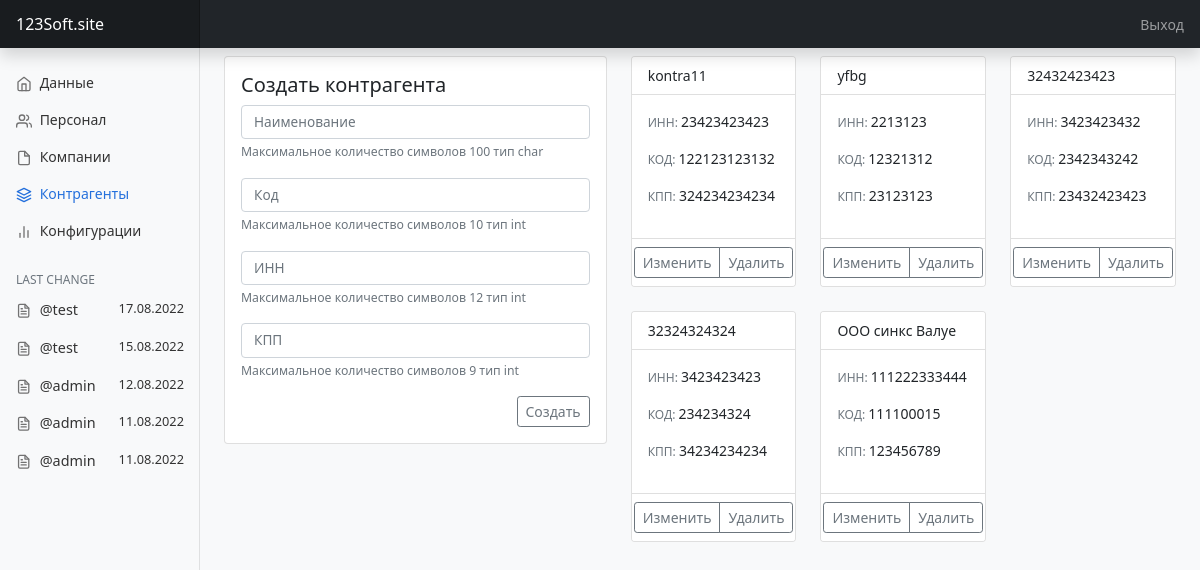
The app's page /contractor/ (signed in), older data.
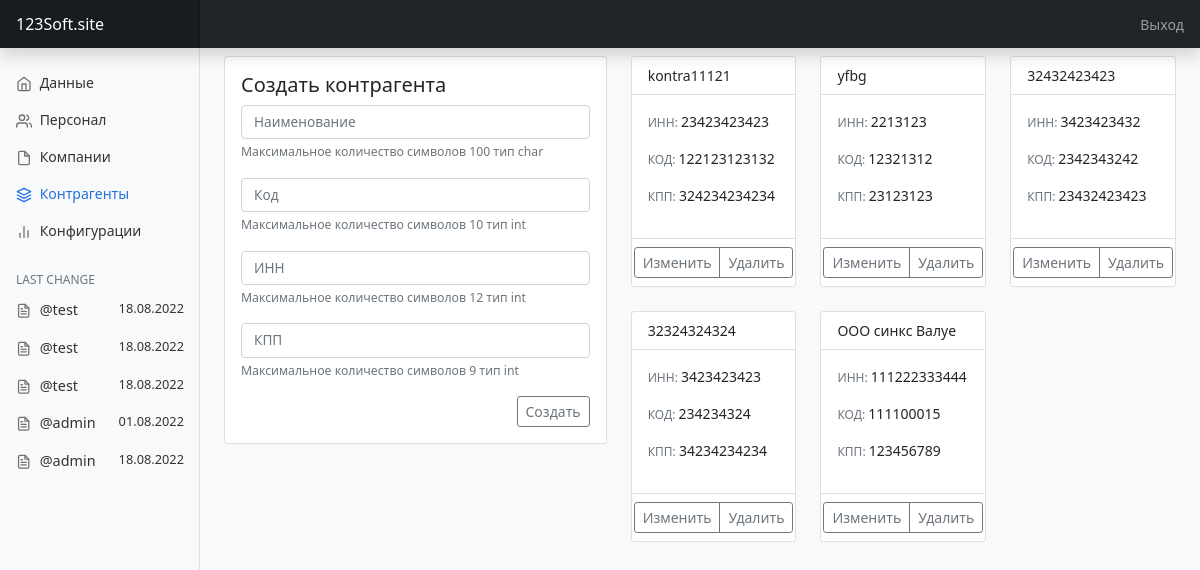
The same page, newer data.
### SYSControl/models.py (models this page shows, shortened)
class HeadDataBase(models.Model):
    company = models.ForeignKey(Company, verbose_name='Организация', related_name='HeadDataBase_key', on_delete=models.PROTECT)
    user = models.ForeignKey(User, verbose_name='Пользователь', related_name='HeadDataBase_key', on_delete=models.PROTECT)
    date = models.DateField(auto_now=False, auto_now_add=False, verbose_name='Дата создания')
    distance = models.BooleanField(verbose_name='Удаленно')
    chek = models.BooleanField(verbose_name='Проверено', default=False)
    comment = models.CharField(max_length=50, verbose_name='Комментарий', default="")

class Сontractor(models.Model):
    name = models.CharField(max_length=100, verbose_name='Организация')
    cod = models.CharField(max_length=10, verbose_name='Код')
    inn = models.CharField(max_length=12, verbose_name='ИНН')
    kpp = models.CharField(max_length=9, verbose_name='КПП')

### SYSControl/views.py (the view, shortened to what this page needs)
# urls.py: path('contractor/', СontractorView.as_view(), name='contractor'),
class СontractorView(LoginRequiredMixin, View):
    def get(self, request):
        if request.user.is_superuser:
            model = Сontractor.objects.all()
            data = HeadDataBase.objects.all().order_by('-id')
            context = {
                'contractors': model,
                'data': data
            }
            return render(request, 'contractor.html', context)
        else:
            return HttpResponseRedirect('/errorPage')

### templates/contractor.html (shortened to what this page needs)
{% extends 'base.html' %}
{% block content %}
    <div class="conteiner mt-2">
        <div class="row">
            <div class="col-md-5">
                <div class="row-cols-1">
                    <div class="col card">
                        <div class="card-body">
                            <h5 class="card-title">
                                Создать контрагента
                            </h5>
                            <form method="POST" action="{% url 'contractorCreate' %}">
                                <div class="mb-3">
                                    <input class="form-control input-sm" type="text" name="name" placeholder="Наименование" required>
                                    <div class="form-text">Максимальное количество символов 100 тип char</div>
                                </div>
                                <div class="mb-3">
                                    <input class="form-control input-sm" type="text" name="cod" placeholder="Код" required>
                                    <div class="form-text">Максимальное количество символов 10 тип int</div>
                                </div>
                                <div class="mb-3">
                                    <input class="form-control input-sm" type="text" name="inn" placeholder="ИНН" required>
                                    <div class="form-text">Максимальное количество символов 12 тип int</div>
                                </div>
                                <div class="mb-3">
                                    <input class="form-control input-sm" type="text" name="kpp" placeholder="КПП" required>
                                    <div class="form-text">Максимальное количество символов 9 тип int</div>
                                </div>
                                <div class="d-flex justify-content-end">
                                    <button class="btn btn-sm btn-outline-secondary" type="submit">Создать</button>
                                </div>
                            </form>
                        </div>
                    </div>
                </div>
            </div>
            <div class="col-md-7">
                <div class="row row-cols-1 row-cols-md-3 g-4">
                    {% for item in contractors %}
                        <div class="col">
                            <div class="card">
                                <div class="card-header bg-white">{{item.name}}</div>
                                <div class="card-body">
                                    <p class="mb-3"><span class="text-secondary card-help-name">ИНН: </span>{{item.inn}}</p>
                                    <p class="mb-3"><span class="text-secondary card-help-name">КОД: </span>{{item.cod}}</p>
                                    <p class="mb-3"><span class="text-secondary card-help-name">КПП: </span>{{item.kpp}}</p>
                                </div>
                                <div class="card-footer bg-white d-flex justify-content-center">
                                    <div class="btn-group">
                                        <button data-parent="#accordion" class="btn btn-sm btn-outline-secondary" type="button" data-toggle="collapse" data-target="#contractorEdit{{item.id}}" aria-controls="contractorEdit{{item.id}}" aria-expanded="false" aria-label="Toggle navigation">
                                            Изменить
                                        </button>
                                        <a href="{% url 'contractorDelete' item.id %}" class="btn btn-sm btn-outline-secondary">Удалить</a>
                                    </div>
                                </div>
                            </div>
                        </div>
                    {% endfor %}
                </div>
            </div>
        </div>
    </div>
{% endblock %}

### templates/base.html (shortened to what this page needs)
{% load static %}
<!DOCTYPE html>
<html lang="ru">
<head>
    <link href="https://cdn.jsdelivr.net/npm/bootstrap@5.0.2/dist/css/bootstrap.min.css" rel="stylesheet">
    <link rel="stylesheet" href="{% static 'css/style.css' %}">
</head>
<body class="bg-light">
    <header class="navbar navbar-dark sticky-top bg-dark flex-md-nowrap p-0 shadow">
      <a class="navbar-brand col-md-3 col-lg-2 me-0 px-3 fs-6" href="{% url 'base' %}">123Soft.site </a>
      <div class="navbar-nav">
        <div class="nav-item text-nowrap">
          <a class="nav-link px-3" href="/accounts/logout/">Выход</a>
        </div>
      </div>
    </header>
    <div class="container-fluid">
      <div class="row d-flex justify-content-center">
        {% if request.user.is_superuser %}
        <nav id="sidebarMenu" class="col-md-3 col-lg-2 d-md-block bg-light sidebar collapse" >
          <div class="position-sticky pt-3 sidebar-sticky">
            <ul class="nav flex-column">
              <li class="nav-item">
                <a class="nav-link {% if request.path == '/' %}active{% endif %} " aria-current="page" href="{% url 'base' %}">
                  Данные
                </a>
              </li>
              <li class="nav-item">
                <a class="nav-link {% if '/staff/' in request.path%}active{% endif %}" href="{% url 'staff' %}">
                  Персонал
                </a>
              </li>
              <li class="nav-item">
                <a class="nav-link {% if '/company/' in request.path %}active{% endif %}" href="{% url 'company' %}">
                  Компании
                </a>
              </li>
              <li class="nav-item ">
                <a class="nav-link {% if '/contractor/' in  request.path %}active{% endif %}" href="{% url 'contractor' %}">
                  Контрагенты
                </a>
              </li>
              <li class="nav-item">
                <a class="nav-link {% if '/configuration/' in request.path %}active{% endif %}" href="{% url 'configuration' %}">
                  Конфигурации
                </a>
              </li>
            </ul>
            <h6 class="sidebar-heading d-flex justify-content-between align-items-center px-3 mt-4 mb-1 text-muted text-uppercase">
              <span>Last change</span>
            </h6>
            <ul class="nav flex-column mb-2">
              <li class="nav-item">
                {% if 'detail' in request.path or 'Ffilter' in request.path %}
                  {% for item in data_lastChange %}
                    <a class="nav-link" href="{% url 'baseDetail' item.id %}">
                      <div class="d-flex justify-content-between">
                        <span>
                          <svg xmlns="http://www.w3.org/2000/svg" width="25" height="25" viewBox="0 0 25 25" fill="none" stroke="currentColor" stroke-width="2" stroke-linecap="round" stroke-linejoin="round" class="feather feather-file-text align-text-bottom" aria-hidden="true"><path d="M14 2H6a2 2 0 0 0-2 2v16a2 2 0 0 0 2 2h12a2 2 0 0 0 2-2V8z"></path><polyline points="14 2 14 8 20 8"></polyline><line x1="16" y1="13" x2="8" y2="13"></line><line x1="16" y1="17" x2="8" y2="17"></line><polyline points="10 9 9 9 8 9"></polyline></svg>
                          <span style="font-size:.9rem">@{{item.user.username}}</span>
                        </span>
                        <span style="font-size:.8rem">{{item.date|date:"d.m.Y"}}</span>
                      </div>
                    </a>
                  {% endfor %}
                {% else %}
                  {% for item in data|slice:":5" %}
                    <a class="nav-link" href="{% url 'baseDetail' item.id %}">
                      <div class="d-flex justify-content-between">
                        <span>
                          <span style="font-size:.9rem">@{{item.user.username}}</span>
                        </span>
                        <span style="font-size:.8rem">{{item.date|date:"d.m.Y"}}</span>
                      </div>
                    </a>
                  {% endfor %}
                {% endif %}
              </li>
            </ul>
          </div>
        </nav>
        {% endif %}
        <main class="{% if request.user.is_superuser %}col-md-9 col-lg-10 {% else %} col-12{% endif %} ms-sm-auto bg-light  px-md-4 mainBase">
          {% block content %}{% endblock %}
        </main>
      </div>
    </div>
    </body>
</html>

### static/css/style.css (style rules this page uses)
body { font-size: .875rem; }
.feather { width: 16px; height: 16px; }
.sidebar { position: fixed; top: 0; bottom: 0; left: 0; z-index: 100; padding: 48px 0 0; box-shadow: inset -1px 0 0 rgba(0, 0, 0, .1); }
.sidebar-sticky { height: calc(100vh - 48px); overflow-x: hidden; overflow-y: auto; }
.sidebar .nav-link { font-weight: 500; color: #333; }
.sidebar .nav-link .feather { margin-right: 4px; color: #727272; }
.sidebar .nav-link.active { color: #2470dc; }
.sidebar .nav-link:hover .feather, .sidebar .nav-link.active .feather { color: inherit; }
.sidebar-heading { font-size: .75rem; }
.navbar-brand { padding-top: .75rem; padding-bottom: .75rem; background-color: rgba(0, 0, 0, .25); box-shadow: inset -1px 0 0 rgba(0, 0, 0, .25); }
.input-sm { font-size: .85rem; }
.card-help-name { font-size: .75rem; }

Row changes from the older to the newer data that the page shows:
removed HeadDataBase: user.username "test", date "17.08.2022"
removed HeadDataBase: user.username "test", date "15.08.2022"
removed HeadDataBase: user.username "admin", date "12.08.2022"
removed HeadDataBase: user.username "admin", date "11.08.2022"
removed HeadDataBase: user.username "admin", date "11.08.2022"
added HeadDataBase: user.username "test", date "18.08.2022"
added HeadDataBase: user.username "test", date "18.08.2022"
added HeadDataBase: user.username "test", date "18.08.2022"
added HeadDataBase: user.username "admin", date "01.08.2022"
added HeadDataBase: user.username "admin", date "18.08.2022"
changed Сontractor: name "kontra11" → "kontra11121"
